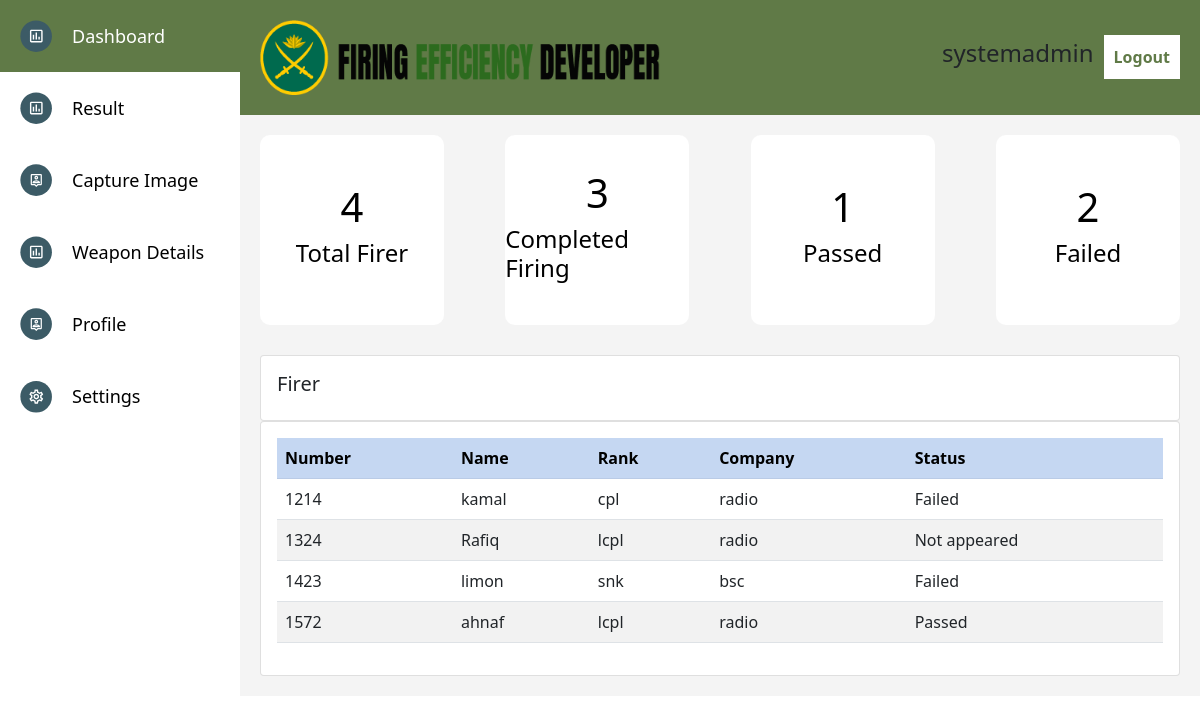
The page /dashboard/ (signed in) on the database its author committed.
### firing/models.py (models this page shows, shortened)
class Firer(models.Model):
    STATUS = (
        ('Passed', 'Passed'),
        ('Failed', 'Failed'),
        ('Not appeared', 'Not appeared'),
    )
    user = models.OneToOneField(
        User, null=True, blank=True, on_delete=models.CASCADE)
    number = models.CharField(max_length=100, null=True, unique=True)
    name = models.CharField(max_length=100, null=True, blank=True)
    rank = models.CharField(max_length=100, null=True, blank=True)
    coy = models.CharField(max_length=100, null=True, blank=True)
    unit = models.CharField(max_length=100, null=True, blank=True)
    status = models.CharField(
        max_length=200, null=True, blank=True, choices=STATUS)

### firing/decorators.py (the view)
    def wrapper_function(request, *args, **kwargs):
        group = None
        if request.user.groups.exists():
            group = request.user.groups.all()[0].name
        if group == 'firer':
            return redirect('profile')
        if group == 'admin':
            return view_func(request, *args, ** kwargs)

### firing/views.py (called while the page is built)
@login_required(login_url='home')
@admin_only
def dashboard(request):
    firer = Firer.objects.all()
    total_firer = firer.count()
    passed = firer.filter(status='Passed').count()
    failed = firer.filter(status='Failed').count()
    not_appeared = firer.filter(status='Not appeared').count()
    appeared = total_firer - not_appeared
    context = {'firer': firer, 'total_firer': total_firer,
               'passed': passed, 'failed': failed, 'appeared': appeared}
    return render(request, 'firing/dashboard.html', context)

### firing/templates/firing/dashboard.html (shortened to what this page needs)
{% load static %}
<!DOCTYPE html>
<html
  data-wf-page="627fa8dca7b99b56b06821ee"
  data-wf-site="627f929549d8f3c390a0b68f"
>
  <head>
    <link
      href="{% static 'css/normalize.css' %}"
      rel="stylesheet"
      type="text/css"
    />
    <link
      href="{% static 'css/webflow.css' %}"
      rel="stylesheet"
      type="text/css"
    />
    <link
      href="{% static '/css/firing-efficiency-developer.webflow.css' %}"
      rel="stylesheet"
      type="text/css"
    />
    <link
      href="https://cdn.jsdelivr.net/npm/bootstrap@5.0.2/dist/css/bootstrap.min.css"
      rel="stylesheet"
    />
  </head>
  <body>
    <div class="dashboard-section wf-section">
      <div class="dashboard-side_bar">
        <a
          href={% url 'dashboard' %}
          aria-current="page"
          class="dashboard-link w-inline-block w--current"
          ><img src="{% static 'images/Icon.svg' %}" loading="lazy" alt="" />
          <div class="dash-link-text">Dashboard</div>
        </a>
        <a href={% url 'result' %} class="dashboard-link w-inline-block"
          ><img src="{% static 'images/Icon.svg' %}" loading="lazy" alt="" />
          <div class="dash-link-text">Result</div>
        </a>
        <a href={% url 'captureimage' %}  class="dashboard-link w-inline-block"
          ><img src="{% static 'images/Icon3.svg' %}" loading="lazy" alt="" />
          <div class="dash-link-text">Capture Image</div>
        </a>
        <a href={% url 'weapon' %} class="dashboard-link w-inline-block"
          ><img src="{% static 'images/Icon.svg' %}" loading="lazy" alt="" />
          <div class="dash-link-text">Weapon Details</div>
        </a>
        <a href={% url 'profile' %} class="dashboard-link w-inline-block"><img src="{% static 'images/Icon3.svg' %}" loading="lazy" alt="">
        <div class="dash-link-text">Profile</div>
        </a>
        <a href={% url 'settings' %} class="dashboard-link w-inline-block"
          ><img src="{% static 'images/Icon4.svg' %}" loading="lazy" alt="" />
          <div class="dash-link-text">Settings</div>
        </a>
      </div>
      <div class="dashboard-holder">
        <div class="top-bar">
        <a href={%url 'home'%} class="logo w-inline-block"><img src={% static "images/logo.png" %} loading="lazy" alt=""></a>
        <div class="flex-horizontal">
          <h4 class="profile_name">{{ request.user }}</h4>
          <a href="{% url 'logout' %}" class="logout-link">Logout</a>
        </div>
        </div>
        <div class="dashboard-body">
          <div class="first-row mb-30">
            <div class="total-number">
              <h1>{{ total_firer }}</h1>
              <h4>Total Firer</h4>
            </div>
            <div class="total-number">
              <h1>{{ appeared }}</h1>
              <h4>Completed Firing</h4>
            </div>
            <div class="total-number">
              <h1>{{ passed }}</h1>
              <h4>Passed</h4>
            </div>
            <div class="total-number">
              <h1>{{ failed }}</h1>
              <h4>Failed</h4>
            </div>
          </div>
          <div class="_2nd-row">
            <div class="row">
              <div class="col-md">
                <div class="card card-body">
                  <h5>Firer</h5>
                </div>
                <div class="card card-body">
                  <table class="table table-striped">
                    <tr class="table-primary">
                      <th>Number</th>
                      <th>Name</th>
                      <th>Rank</th>
                      <th>Company</th>
                      <th>Status</th>
                    </tr>
                    {% for i in firer %}
                    <tr>
                      <td>{{i.number}}</td>
                      <td>{{i.name}}</td>
                      <td>{{i.rank}}</td>
                      <td>{{i.coy}}</td>
                      <td>{{i.status}}</td>
                    </tr>
                    {% endfor %}
                  </table>
                </div>
              </div>
            </div>
          </div>
        </div>
      </div>
    </div>
  </body>
</html>

### static/css/webflow.css (style rules this page uses)
* { -webkit-box-sizing: border-box; -moz-box-sizing: border-box; box-sizing: border-box; }
html { height: 100%; }
body { margin: 0; min-height: 100%; background-color: #fff; font-family: Arial, sans-serif; font-size: 14px; line-height: 20px; color: #333; }
img { max-width: 100%; vertical-align: middle; display: inline-block; }
.w-inline-block { max-width: 100%; display: inline-block; }
h1, h2, h3, h4, h5, h6 { font-weight: bold; margin-bottom: 10px; }
h1 { font-size: 38px; line-height: 44px; margin-top: 20px; }
h4 { font-size: 18px; line-height: 24px; margin-top: 10px; }
h5 { font-size: 14px; line-height: 20px; margin-top: 10px; }

### static/css/firing-efficiency-developer.webflow.css (style rules this page uses)
body { font-family: Arial, 'Helvetica Neue', Helvetica, sans-serif; color: #fff; font-size: 14px; line-height: 20px; }
h1 { margin-top: 0px; margin-bottom: 0px; font-size: 62px; line-height: 1.2; font-weight: 700; }
h4 { margin-top: 0px; margin-bottom: 0px; font-size: 18px; line-height: 24px; font-weight: 700; }
.logo { width: 400px; }
.mb-30 { margin-bottom: 30px; }
.flex-horizontal { display: -webkit-box; display: -webkit-flex; display: -ms-flexbox; display: flex; -webkit-box-pack: justify; -webkit-justify-content: space-between; -ms-flex-pack: justify; justify-content: space-between; -webkit-box-align: center; -webkit-align-items: center; -ms-flex-align: center; align-items: center; }
.dashboard-section { position: relative; display: -webkit-box; display: -webkit-flex; display: -ms-flexbox; display: flex; -webkit-box-align: start; -webkit-align-items: flex-start; -ms-flex-align: start; align-items: flex-start; }
.dashboard-side_bar { position: fixed; left: 0%; top: 0%; right: auto; bottom: 0%; display: -webkit-box; display: -webkit-flex; display: -ms-flexbox; display: flex; width: 20%; height: 100vh; padding: 0px; -webkit-box-orient: vertical; -webkit-box-direction: normal; -webkit-flex-direction: column; -ms-flex-direction: column; flex-direction: column; }
.dashboard-holder { -webkit-box-flex: 1; -webkit-flex: 1; -ms-flex: 1; flex: 1; background-color: #f4f4f4; }
.dashboard-link { display: -webkit-box; display: -webkit-flex; display: -ms-flexbox; display: flex; padding: 20px; -webkit-box-align: center; -webkit-align-items: center; -ms-flex-align: center; align-items: center; color: #000; text-decoration: none; }
.dashboard-link.w--current { background-color: #607a47; color: #fff; }
.dash-link-text { margin-left: 20px; font-size: 18px; }
.top-bar { display: -webkit-box; display: -webkit-flex; display: -ms-flexbox; display: flex; padding: 20px; -webkit-box-pack: justify; -webkit-justify-content: space-between; -ms-flex-pack: justify; justify-content: space-between; -webkit-box-align: center; -webkit-align-items: center; -ms-flex-align: center; align-items: center; background-color: #607a47; }
.profile_name { margin-right: 10px; }
.dashboard-body { width: 100%; height: auto; padding: 20px; }
.first-row { display: -webkit-box; display: -webkit-flex; display: -ms-flexbox; display: flex; -webkit-box-pack: justify; -webkit-justify-content: space-between; -ms-flex-pack: justify; justify-content: space-between; }
.total-number { display: -webkit-box; display: -webkit-flex; display: -ms-flexbox; display: flex; width: 20%; height: 190px; -webkit-box-orient: vertical; -webkit-box-direction: normal; -webkit-flex-direction: column; -ms-flex-direction: column; flex-direction: column; -webkit-box-pack: center; -webkit-justify-content: center; -ms-flex-pack: center; justify-content: center; -webkit-box-align: center; -webkit-align-items: center; -ms-flex-align: center; align-items: center; border-radius: 10px; background-color: #fff; color: #000; text-decoration: none; }
.logout-link { padding: 10px; background-color: #fff; color: #607a47; font-size: 16px; font-weight: 700; text-decoration: none; }

### rows shown on the page
Firer: number "1214", name "kamal", rank "cpl", coy "radio", status "Failed"
Firer: number "1324", name "Rafiq", rank "lcpl", coy "radio", status "Not appeared"
Firer: number "1423", name "limon", rank "snk", coy "bsc", status "Failed"
Firer: number "1572", name "ahnaf", rank "lcpl", coy "radio", status "Passed"

### other values the page prints
{{ request.user }} "systemadmin"
{{ total_firer }} "4"
{{ appeared }} "3"
{{ passed }} "1"
{{ failed }} "2"
